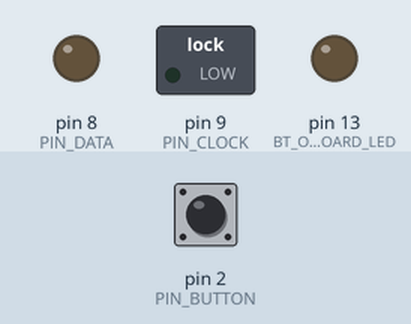
Simulated run of this sketch. Board: Arduino Uno, built with avr-gcc and run on an emulated ATmega328P. Parts: switched loads named in the sketch (green lamp = pin HIGH), output pins drawn as LEDs (lit = HIGH). Dashed ring = blinking. The test bench sets the inputs (shaded band); at power-on: pin 2 (PIN_BUTTON) LOW. What the sketch prints to the serial monitor is not drawn.

Above: at 5.2 s.
5.3 s: pin 2 (PIN_BUTTON) pulled HIGH for 0.15 s
At 6.8 s:
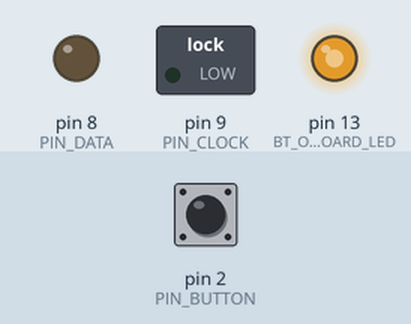
8.3 s: pin 2 (PIN_BUTTON) pulled HIGH for 1 s
10.8 s: pin 2 (PIN_BUTTON) pulled HIGH for 0.15 s
At 10.98 s:
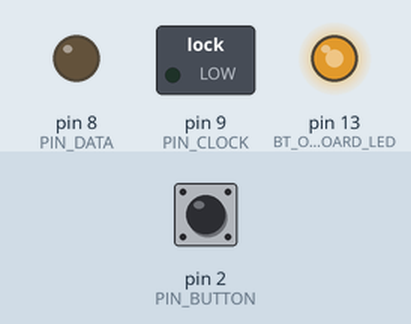
13.8 s: pin 2 (PIN_BUTTON) pulsed HIGH 5 times (0.12 s each, 0.3 s apart)
At 14.91 s:
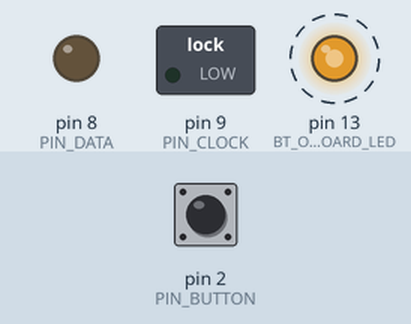
16.8 s: pin 2 (PIN_BUTTON) pulsed HIGH 5 times (0.12 s each, 0.3 s apart)
19.8 s: pin 2 (PIN_BUTTON) pulled HIGH for 3.2 s
Timing chart, 0 to 22.8 s (numbered marks = the images above; inputs shaded):
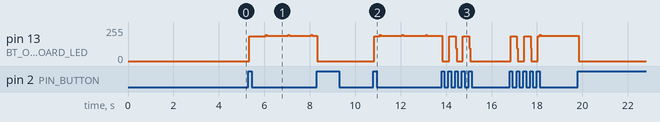

The sketch:

IkeaNameTag.ino
```cpp
#include <SoftwareSerial.h>
#include <stdio.h>
#include <util/delay_basic.h>

// Bluetooth

#define uint8 unsigned char
#define uint16 unsigned int
#define uint32 unsigned long int

#define RxD 6 // Pin to transmit from Bluetooth(BT_TX) to Arduino(RxD)
#define TxD 7 // Pin to receive from Bluetooth(BT_RX) to Arduino(TxD)
#define BT_ONBOARD_LED 13 // On board LED
SoftwareSerial blueToothSerial(RxD, TxD);


// Bluetooth Shield Debug
#define DEBUG_ENABLED 1
#define PIN_CLOCK 9 //RGB LED Clock Pin (Digital 9)
#define PIN_DATA 8 //RGB LED Data Pin (Digital 8)


// Pins
#define PIN_BUTTON 2
#define PIN_LED 13

// Pin States
int ledState = LOW;
int previousButtonState = LOW;

//Timers
long time = 0; //Button
long debounce = 200; //Button
long btTime = 0; //BT
long btDebounce = 1000; //BT

void setup()
{
  Serial.begin(9600);
	// Setup Bluetooth Shield
	pinMode(RxD, INPUT);
	pinMode(TxD, OUTPUT);
	pinMode(BT_ONBOARD_LED, OUTPUT);

	// Bluetooth debug
	pinMode(PIN_DATA, OUTPUT);
	pinMode(PIN_CLOCK, OUTPUT);

	// Initialize Bluetooth
	InitializeBluetooth();


	// Set pins
	pinMode(PIN_BUTTON, INPUT);
	pinMode(PIN_LED, OUTPUT);

	// Default pin settings
	digitalWrite(PIN_LED, ledState);

	// Allow Serial communication via USB cable to computer (if required)

}

void loop()
{
        digitalWrite(BT_ONBOARD_LED,LOW);
	int currentButtonState = digitalRead(PIN_BUTTON); // Read if button is HIGH or LOW
	if (currentButtonState == HIGH && previousButtonState == LOW && millis() - time > debounce) // If button is pressed once
	{
		Serial.print("Button is pressed"); // LOG
		changeLedState(); // Change LED state
		time = millis(); // Set time to check in next loop
	}

	previousButtonState = currentButtonState; // Set current button state as previous for next loop
	digitalWrite(PIN_LED, ledState); // Apply ledState to LED
	char data;

        if(millis() - btTime > btDebounce)
        {
          if (ledState == HIGH)
          { // If LED is on
            Serial.print("true");
  	    sendBluetoothData("employee_busy:true");
          }
  	  else if (ledState == LOW)
          { // If LED is off
            Serial.print("false");
  	    sendBluetoothData("emplyee_busy:false");
          }

          btTime = millis();
        }

        if(blueToothSerial.available())
        {
           blueToothSerial.read();
        }
}

void InitializeBluetooth()
{
  Serial.print("begin");
  Serial.print(blueToothSerial.available());
	blueToothSerial.begin(38400); //Set BluetoothBee BaudRate to default baud rate 38400
	blueToothSerial.print("\r\n+STWMOD=0\r\n"); //set the bluetooth work in slave mode
	blueToothSerial.print("\r\n+STNA=Naambordje\r\n"); //set the bluetooth name as "NaambordjeJanus"
	blueToothSerial.print("\r\n+STPIN=1111\r\n");//Set SLAVE pincode"1111"
	blueToothSerial.print("\r\n+STOAUT=1\r\n"); // Permit Paired device to connect me
	blueToothSerial.print("\r\n+STAUTO=0\r\n"); // Auto-connection should be forbidden here
	delay(2000); // This delay is required.
	blueToothSerial.print("\r\n+INQ=1\r\n"); //make the slave bluetooth inquirable
	 Serial.println("The slave bluetooth is inquirable!");
        delay(2000); // This delay is required.
	blueToothSerial.flush();
Serial.print(blueToothSerial.available());
Serial.print("End");
}


//BEGIN het in stand houden van blu
void ClkProduce(void)
{
	digitalWrite(PIN_CLOCK, LOW);
	delayMicroseconds(20);
	digitalWrite(PIN_CLOCK, HIGH);
	delayMicroseconds(20);
}

void Send32Zero(void)
{
	unsigned char i;
	for (i = 0; i < 32; i++)
	{
		digitalWrite(PIN_DATA, LOW);
		ClkProduce();
	}
}
uint8 TakeAntiCode(uint8 dat){
 uint8 tmp = 0;
 if ((dat & 0x80) == 0){
 tmp |= 0x02;
 }

 if ((dat & 0x40) == 0){
 tmp |= 0x01;
 }

 return tmp;
}

// gray data
void DatSend(uint32 dx){
 uint8 i;
 for (i=0; i<32; i++){
 if ((dx & 0x80000000) != 0){
 digitalWrite(PIN_DATA, HIGH);
 } else {
 digitalWrite(PIN_DATA, LOW);
 }

 dx <<= 1;
 ClkProduce();
 }
}

// data processing
void DataDealWithAndSend(uint8 r, uint8 g, uint8 b){
 uint32 dx = 0;

 dx |= (uint32)0x03 << 30; // highest two bits 1，flag bits
 dx |= (uint32)TakeAntiCode(b) << 28;
 dx |= (uint32)TakeAntiCode(g) << 26;
 dx |= (uint32)TakeAntiCode(r) << 24;

 dx |= (uint32)b << 16;
 dx |= (uint32)g << 8;
 dx |= r;

 DatSend(dx);
}

void sendBluetoothData(char data[128])
{
                Serial.print(blueToothSerial.available());
                blueToothSerial.print(data);
}

void changeLedState()
{
	// Switch LED state
	if (ledState == HIGH)
        {
	        ledState = LOW;
        }
	else if (ledState == LOW)
        {
		ledState = HIGH;
        }
}
```

Measured:
- after the input at 5.3 s, pin 13 (BT_ONBOARD_LED): 0/255 → 187/255 at once, → 190/255 0.72 s later
- after the input at 10.8 s, pin 13 (BT_ONBOARD_LED): 0/255 → 187/255 at once, → 190/255 0.24 s later
- after the input at 13.8 s, pin 13 (BT_ONBOARD_LED): alternates 187/255 for 0.28 s and 0/255 for 0.31 s, 5 changes in all, then stays 0/255, starting at once
